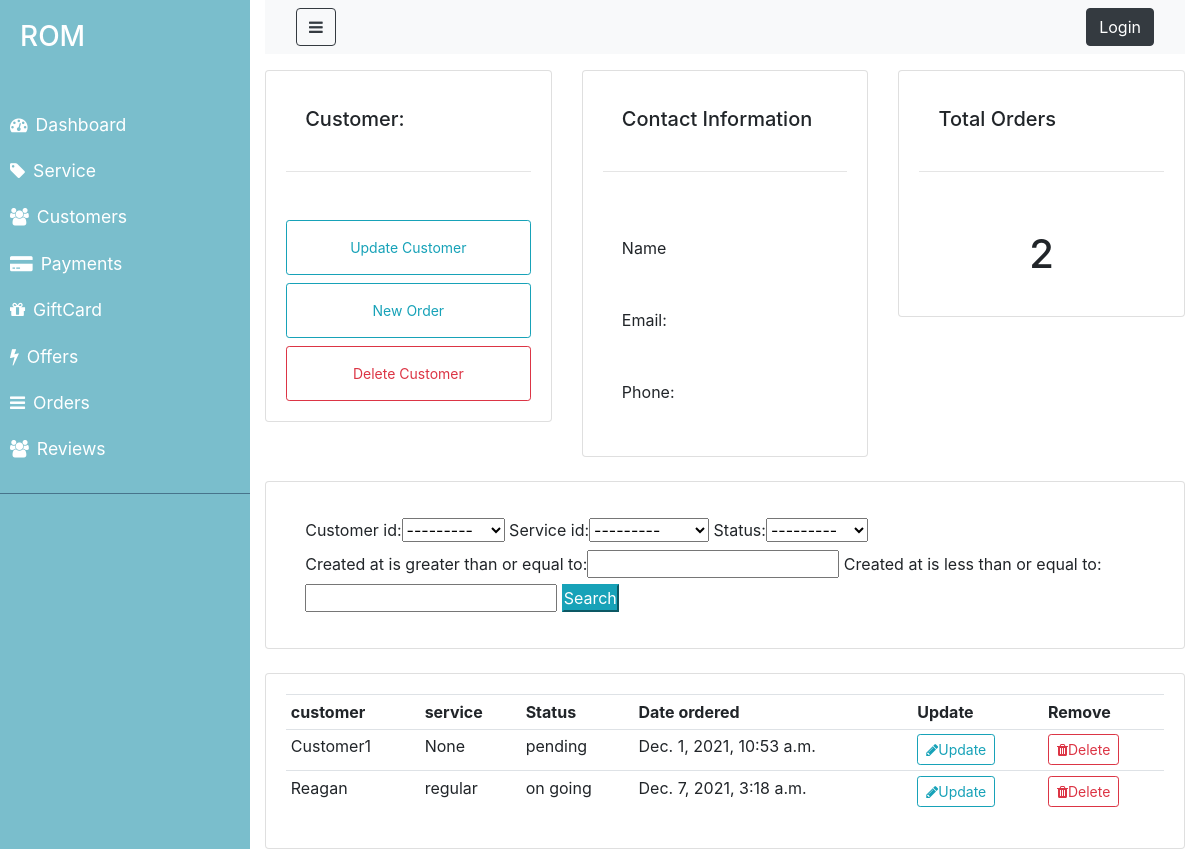
Before: /customer/2/ with the older database file.
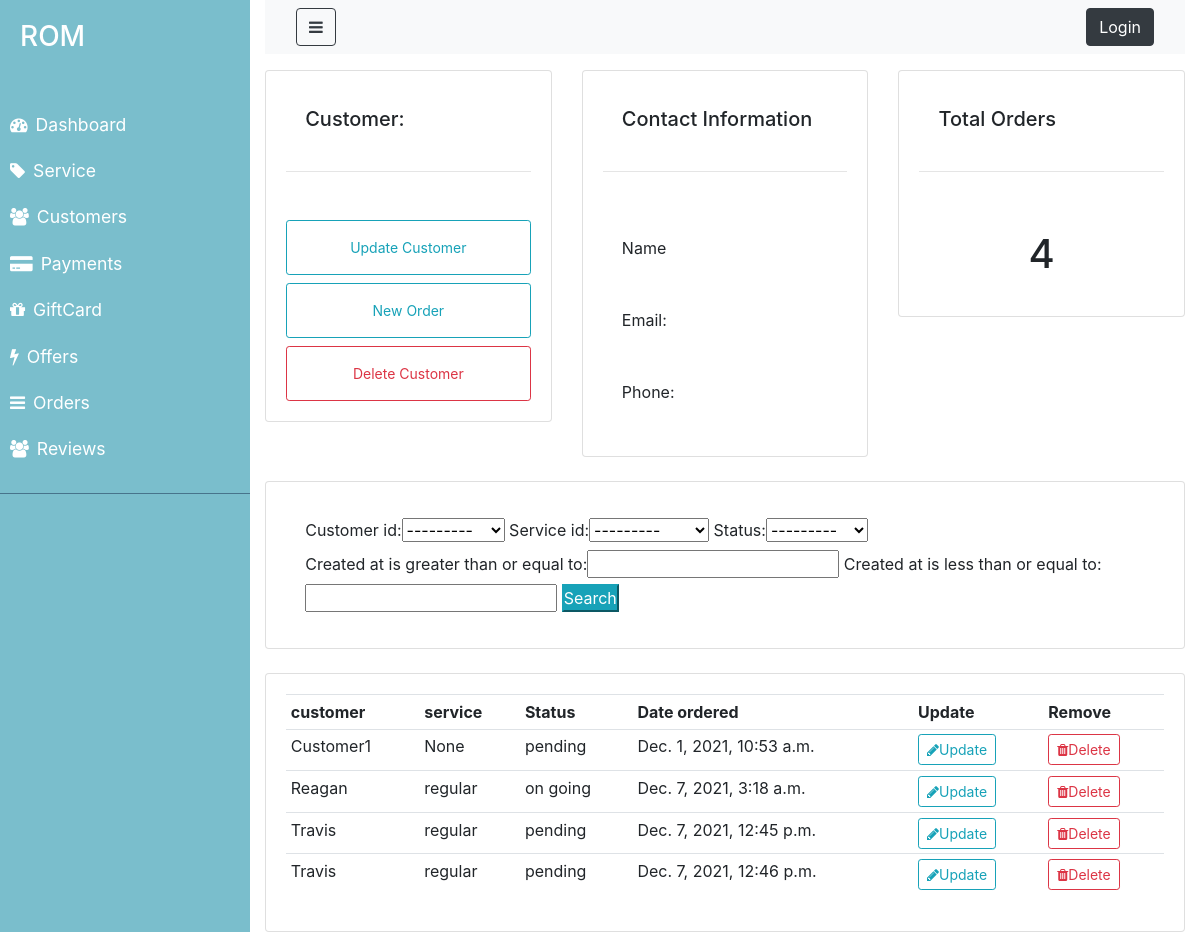
After: the same page with the newer database file.
### ROM/models.py (models this page shows, shortened)
class Order(models.Model):
    STATUS=(
        ('pending', 'pending'),
        ('on going', 'on going'),
        ('completed','completed'),
    )
    customer_id=models.ForeignKey('Customer',on_delete=models.CASCADE,blank=True,null=True)
    service_id=models.ForeignKey('Service',on_delete=models.CASCADE,blank=True,null=True)
    status=models.CharField(max_length=100, null=False, blank=False, choices=STATUS)
    total=models.FloatField(null= False, blank= True)
    created_at=models.DateTimeField(auto_now_add=True)
    updated_at= models.DateTimeField(auto_now=True)

class Customer(models.Model):
    name=models.CharField(max_length=100, null=False, blank=False)
    email=models.CharField(max_length=100, null=False, blank=False)
    phone_number=models.IntegerField(null= True, blank= True)
    created_at=models.DateTimeField(auto_now_add=True)
    def __str__(self):
        return self.name

class Service(models.Model):
    CATEGORY=(
        ('regular', 'regular'),
        ('commercial', 'commercial'),
        ('personalized','personalized'),
    )
    category=models.CharField(max_length=100, null=False, blank=False,choices=CATEGORY, default='regular')
    description=models.TextField(null=False, blank=False)
    customer_id=models.ForeignKey('Customer',on_delete=models.CASCADE, blank=True,null=True)
    rating=models.IntegerField(null=True, blank=True)
    created_at=models.DateTimeField(auto_now_add=True)
    updated_at= models.DateTimeField(auto_now=True)
    def __str__(self):
        return self.category

### ROM/views.py (the view)
# urls.py: path('customer/<pk>/', views.customer, name="customer"),
def customer(request, pk):
   customers = Customer.objects.get(id=pk)
   orders= Order.objects.all()
   total_orders = orders.count()
   myFilter= OrderFilter(request.GET, queryset=orders)
   orders= myFilter.qs
   context = {'customers':customers,'orders': orders,'total_orders': total_orders, 'myFilter': myFilter}
   return render(request, 'ROM/admin/customer.html', context)

### ROM/templates/ROM/admin/customer.html
{% extends 'ROM/admin/layouts/admin_master.html' %}
{% block content %}
<div class= "row mt-3">
    <div class= "col-md">
        <div class= "card card-body">
            <h5>Customer: </h5>
            <hr>
            <a class= "btn btn-outline-info btn-sm btn-block" href="">Update Customer</a>
            <a class= "btn btn-outline-info btn-sm btn-block" href="{% url 'order' customer.id %}">New Order</a>
            <a class= "btn btn-outline-danger btn-sm btn-block" href="">Delete Customer</a>
        </div>
    </div>
    <div class= "col-md">
        <div class= "card card-body">
            <h5>Contact Information  </h5>
            <hr>
            <p>Name</p>
            <p>Email: {{customer.email}}</p>
            <p>Phone:{{customer.phone_number}}</p>
        </div>
    </div>
    <div class= "col-md">
        <div class= "card card-body">
            <h5>Total Orders </h5>
            <hr>
           <h1 style="text-align: center;padding: 10px;">{{total_orders}}</h1>
        </div>
    </div>
</div>
<br>
<div class="row">
    <div class="col">
        <div class="card card-body">
            <form method="get">
                {{myFilter.form}}
                <button class="btn-info" type="submit">Search</button>
            </form>
        </div>
    </div>
</div>
<br>
<div class="row">
    <div class="col">
        <div class="card card-body">
            <table class= "table table-sm">
                <tr>
                    <th>customer</th>
                    <th>service</th>
                    <th>Status</th>
                    <th>Date ordered</th>
                    <th>Update</th>
                    <th>Remove</th>
                </tr>
                {% for order in orders %}
                <tr>
                    <td>{{order.customer_id}}</td>
                    <td>{{order.service_id}}</td>
                    <td>{{order.status}}</td>
                    <td>{{order.created_at}}</td>
                    <td><a class="btn btn-sm btn-outline-info" href="{% url 'update_order' order.id %}"><i class="fa fa-pencil" aria-hidden="true"></i>Update </a></td>
                    <td><a class="btn btn-sm btn-outline-danger" href="{% url 'delete_order' order.id %}"><i class="fa fa-trash " aria-hidden="true"></i>Delete </a></td>
                </tr>
                {% endfor %}
            </table>
        </div>
    </div>
</div>
{% endblock %}

Changed rows visible on the page:
added Order: customer_id "Travis", service_id "regular", status "pending", created_at "Dec. 7, 2021, 12:45 p.m."
added Order: customer_id "Travis", service_id "regular", status "pending", created_at "Dec. 7, 2021, 12:46 p.m."
Other visible differences:
{{ total_orders }}: "2" → "4"
